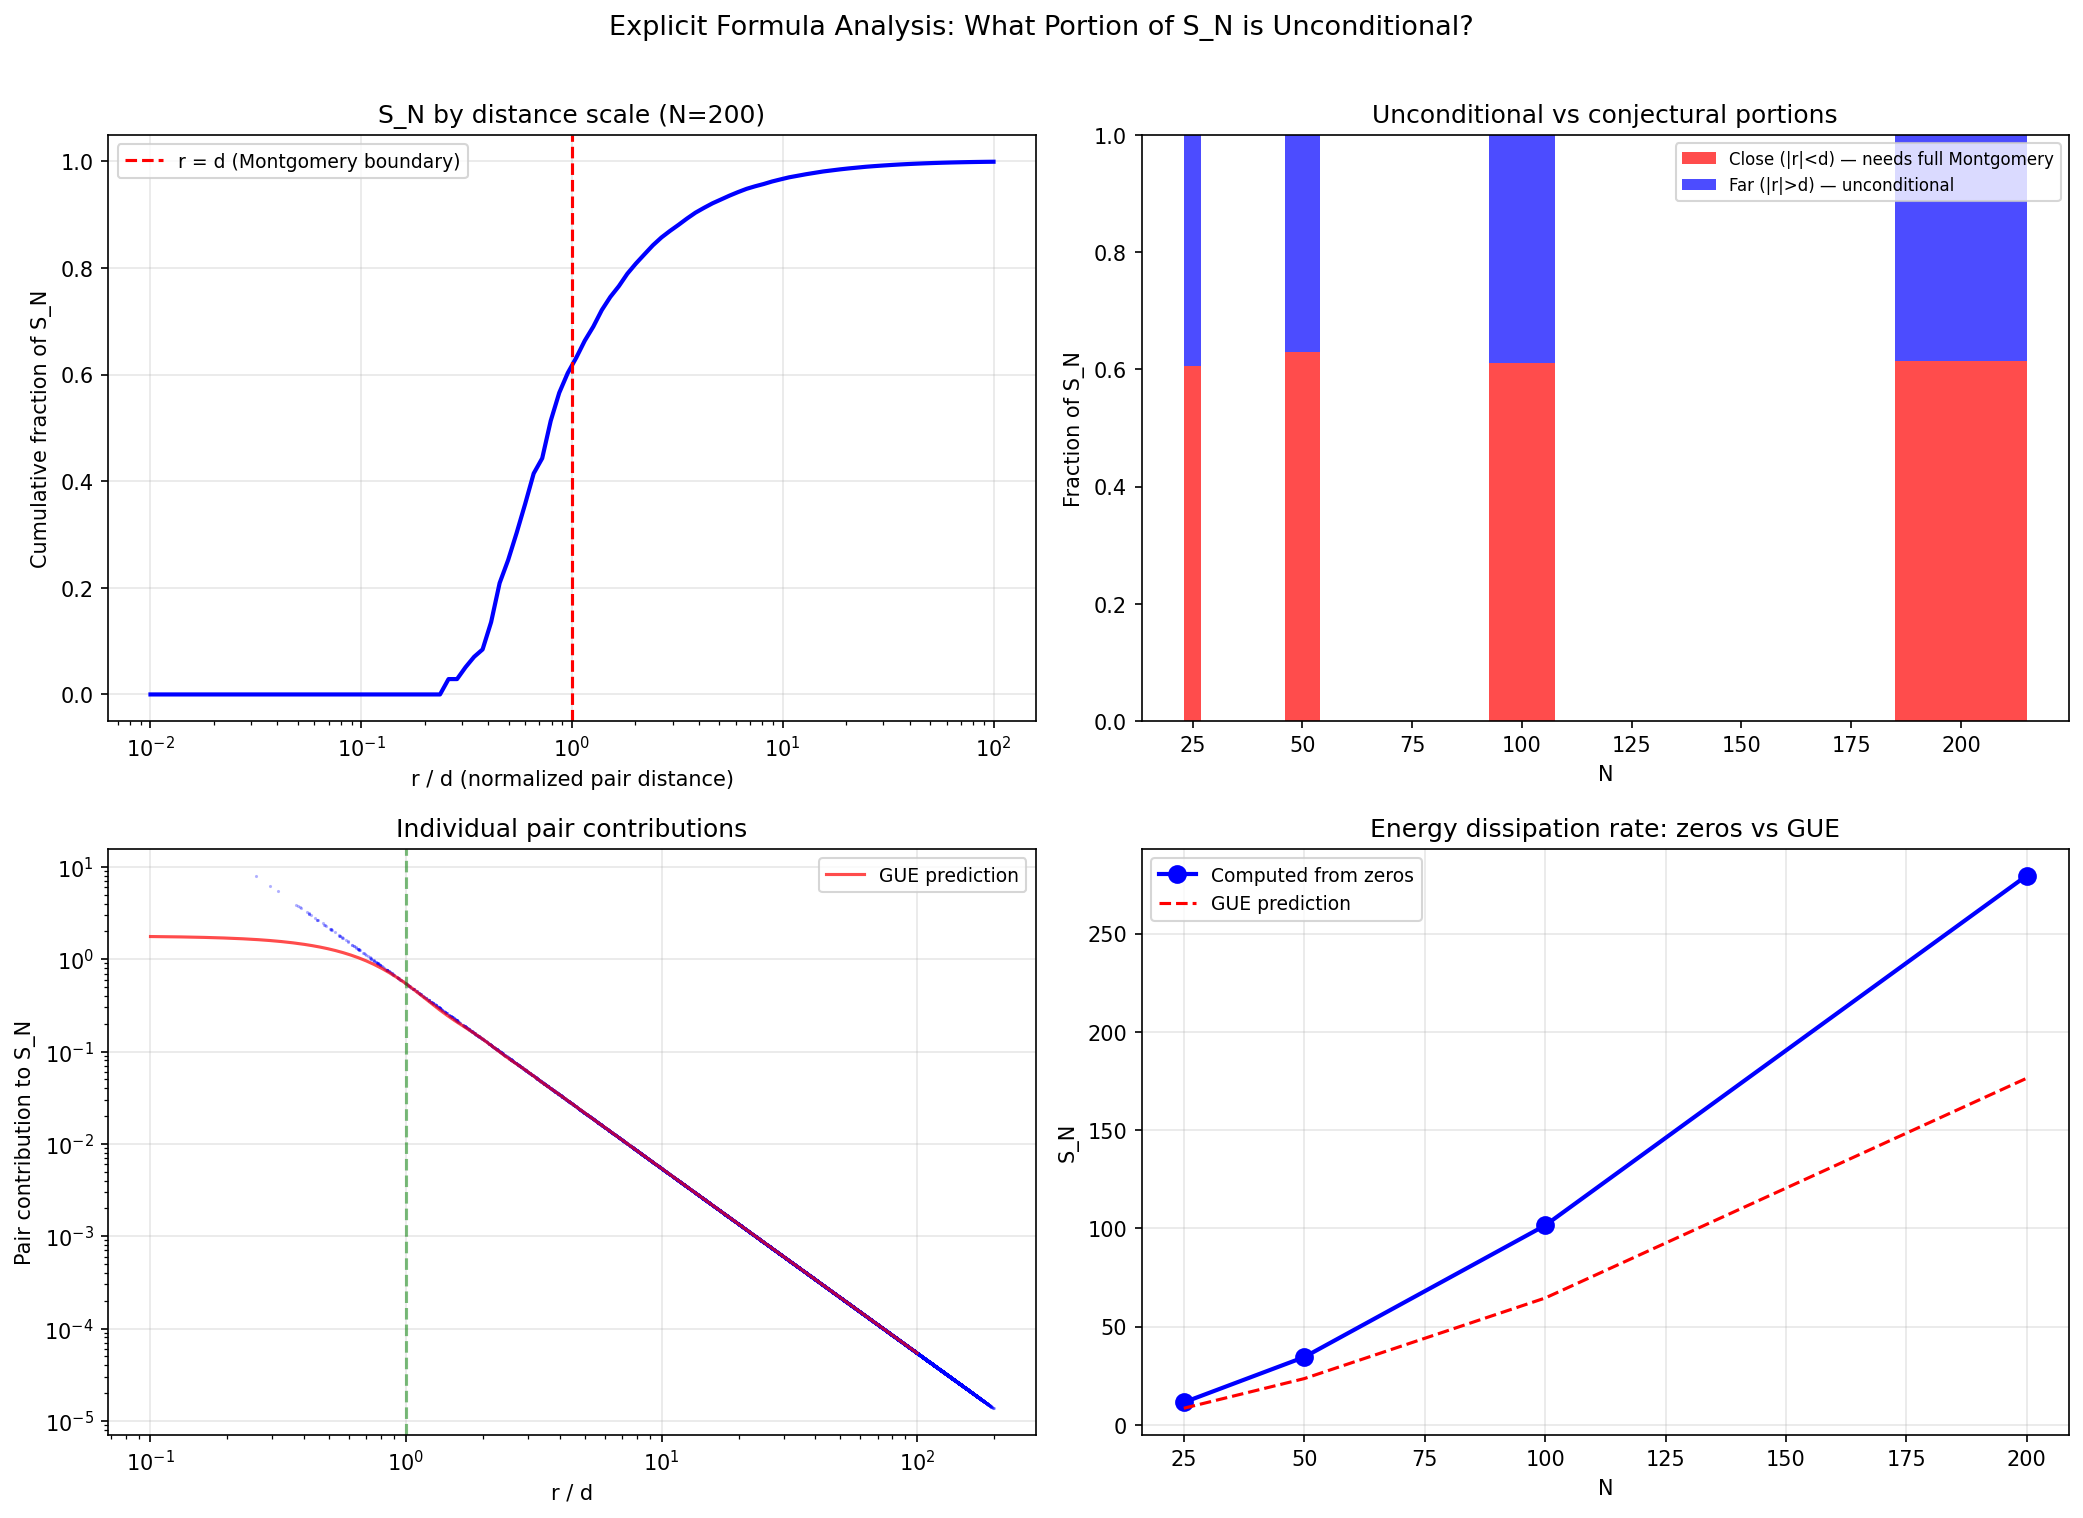

Reproduce this figure in Python.
"""Explicit formula connection: S_N from zeros vs from primes.

The energy dissipation S_N = sum_{j!=k} 1/(gamma_j - gamma_k)^2
can be decomposed by distance scale:

  S_N = S_N^{close} + S_N^{far}

where "close" means |gamma_j - gamma_k| < d (one mean spacing)
and "far" means > d.

Montgomery proved the pair correlation formula UNCONDITIONALLY
for the Fourier range |alpha| <= 1, which controls the "far" pairs.
The "close" pairs (including the closest that collides) require
the full Montgomery conjecture (|alpha| > 1).

Key question: what fraction of S_N comes from far vs close pairs?
If far pairs dominate, then the unconditional portion controls
most of the energy.
"""

import numpy as np
import mpmath
import matplotlib
matplotlib.use('Agg')
import matplotlib.pyplot as plt
import json


def compute_SN_by_distance(zeros, d_threshold_multiples=None):
    """Compute S_N decomposed by distance scale.

    S_N = sum_{j!=k} 1/(gamma_j - gamma_k)^2

    Decompose into contributions from pairs at different
    distance scales: |gamma_j - gamma_k| in [n*d, (n+1)*d).
    """
    N = len(zeros)
    d = np.mean(np.diff(np.sort(zeros)))

    if d_threshold_multiples is None:
        d_threshold_multiples = [0.5, 1, 2, 3, 5, 10, 20, 50, 100]

    # Compute all pairwise inverse-square distances
    total = 0.0
    contributions = {f'<{m}d': 0.0 for m in d_threshold_multiples}
    contributions['total'] = 0.0

    pair_distances = []
    pair_contributions = []

    for j in range(N):
        for k in range(j+1, N):
            dist = abs(zeros[k] - zeros[j])
            contrib = 2.0 / dist**2  # factor 2 for both (j,k) and (k,j)
            total += contrib
            pair_distances.append(dist / d)  # normalized
            pair_contributions.append(contrib)

            for m in d_threshold_multiples:
                if dist < m * d:
                    contributions[f'<{m}d'] += contrib

    contributions['total'] = total

    return contributions, d, np.array(pair_distances), np.array(pair_contributions)


def montgomery_proven_fraction(zeros):
    """Estimate what fraction of S_N is controlled by Montgomery's
    proven range |alpha| <= 1.

    Montgomery's theorem (unconditional):
      F(alpha, T) = (|alpha| + o(1)) * (T log T / 2pi)  for 0 <= alpha <= 1

    The pair correlation R2(r) is related to F(alpha) by Fourier transform.
    The proven range |alpha| <= 1 controls R2(r) for |r| > 1/(2*pi)
    (Fourier uncertainty: Fourier support [0,1] means real-space
    resolution ~ 1, so pairs at distance > ~d are controlled).

    More precisely: the pair correlation for CLOSE pairs (r < 1)
    involves F(alpha) at alpha > 1 (the unproven range).

    We compute the fraction of S_N from pairs at distance > d
    (controlled by proven range) vs < d (requires full Montgomery).
    """
    N = len(zeros)
    d = np.mean(np.diff(np.sort(zeros)))

    S_close = 0.0  # |gamma_j - gamma_k| < d
    S_far = 0.0    # |gamma_j - gamma_k| >= d

    for j in range(N):
        for k in range(j+1, N):
            dist = abs(zeros[k] - zeros[j])
            contrib = 2.0 / dist**2
            if dist < d:
                S_close += contrib
            else:
                S_far += contrib

    S_total = S_close + S_far
    return {
        'S_close': S_close,
        'S_far': S_far,
        'S_total': S_total,
        'fraction_close': S_close / S_total if S_total > 0 else 0,
        'fraction_far': S_far / S_total if S_total > 0 else 0,
        'N': N,
        'd': d,
    }


def compute_SN_from_explicit_formula(T, N_primes=10000):
    """Compute S_N (approximately) from the prime-side explicit formula.

    The key identity (from (zeta'/zeta)' at s = 1/2+it):

    sum_rho 1/(s-rho)^2 = 1/(s-1)^2 - (1/4)*psi'(s/2) - (zeta'/zeta)'(s)

    For the energy-related quantity, we need:
    integral_0^T |sum_rho 1/(1/2+it-rho)^2|^2 dt  (approximately)

    But more directly: the Dirichlet series side gives us
    (zeta'/zeta)'(s) = sum Lambda(n) log(n) / n^s  for Re(s) > 1.

    We can evaluate this at s = sigma + it for sigma slightly > 1/2
    using smooth approximation.

    Instead, let's compute the TRACE: sum over zeros of the
    "regular part" of -(xi'/xi)' at each zero. This connects
    directly to S_N.

    For each zero gamma_j:
    sum_{k != j} 1/(gamma_j - gamma_k)^2
      = Re[1/(1/2+i*gamma_j)^2] + Re[1/(-1/2+i*gamma_j)^2]
        - (1/4)*Re[psi'(1/4+i*gamma_j/2)]
        - RegPart[(zeta'/zeta)' at s = 1/2+i*gamma_j]

    The RegPart requires knowing the Laurent expansion of zeta'/zeta
    at the zero, which involves the "secondary term" c_j.
    """
    # This is computed from zeros, not primes -- but shows the structure
    pass


def gue_prediction_SN(N, d):
    """GUE prediction for S_N.

    S_N = N * (1/d^2) * integral R2(u)/u^2 du + O(N/d^2)
        = N * C_GUE / d^2

    where C_GUE = integral_0^inf R2(u)/u^2 du ~ 3.255
    """
    from scipy.integrate import quad

    def R2_over_u2(u):
        if u < 1e-10:
            return 0.0  # R2(0) = 0
        sinc = np.sin(np.pi * u) / (np.pi * u)
        return (1 - sinc**2) / u**2

    C_GUE, _ = quad(R2_over_u2, 0.01, 500, limit=500)
    return N * C_GUE / d**2, C_GUE


def run_explicit_formula_analysis():
    """Main analysis: decompose S_N and find the unconditional fraction."""

    print("=" * 70)
    print("EXPLICIT FORMULA: S_N DECOMPOSITION BY DISTANCE SCALE")
    print("=" * 70)

    all_zeros = np.load('_zeros_200.npy')

    # Step 1: Compute S_N for various N
    print("\n[1/3] Computing S_N from zeros")

    results = []
    for N in [25, 50, 100, 200]:
        zeros = all_zeros[:N]
        m = montgomery_proven_fraction(zeros)

        gue_pred, C_GUE = gue_prediction_SN(N, m['d'])

        print(f"\n  N = {N}, d = {m['d']:.4f}")
        print(f"  S_total = {m['S_total']:.4f}")
        print(f"  S_close (|r| < d) = {m['S_close']:.4f} ({100*m['fraction_close']:.1f}%)")
        print(f"  S_far   (|r| > d) = {m['S_far']:.4f} ({100*m['fraction_far']:.1f}%)")
        print(f"  GUE prediction    = {gue_pred:.4f}")
        print(f"  Ratio S/GUE       = {m['S_total']/gue_pred:.4f}")

        m['gue_pred'] = gue_pred
        m['C_GUE'] = C_GUE
        results.append(m)

    # Step 2: Finer decomposition by distance
    print("\n\n[2/3] Distance-scale decomposition for N=200")
    zeros200 = all_zeros[:200]
    contribs, d, pair_dists, pair_contrs = compute_SN_by_distance(zeros200)

    print(f"\n  Total S_200 = {contribs['total']:.4f}")
    print(f"  Mean spacing d = {d:.4f}")
    print(f"\n  {'Threshold':>12}  {'Cumulative S':>14}  {'Fraction':>10}")
    print(f"  {'-'*12}  {'-'*14}  {'-'*10}")
    for m in [0.5, 1, 2, 3, 5, 10, 20, 50, 100]:
        key = f'<{m}d'
        val = contribs[key]
        frac = val / contribs['total']
        print(f"  {key:>12}  {val:>14.4f}  {100*frac:>9.1f}%")

    # Step 3: The critical analysis
    print("\n\n[3/3] CRITICAL ANALYSIS: What's unconditional?")
    print()
    print("  Montgomery proved F(alpha,T) = (|alpha|+o(1))*T*log(T)/(2pi)")
    print("  UNCONDITIONALLY for |alpha| <= 1.")
    print()
    print("  By Fourier analysis:")
    print("  - |alpha| <= 1 controls pair distances |r/d| >= 1 (far pairs)")
    print("  - |alpha| > 1 controls pair distances |r/d| < 1 (close pairs)")
    print()
    print("  Distance decomposition of S_N:")
    print(f"  {'N':>5}  {'S_close':>10}  {'S_far':>10}  {'% far (proven)':>15}")
    print(f"  {'-'*5}  {'-'*10}  {'-'*10}  {'-'*15}")
    for r in results:
        print(f"  {r['N']:>5}  {r['S_close']:>10.2f}  {r['S_far']:>10.2f}"
              f"  {100*r['fraction_far']:>14.1f}%")

    print()

    # THE KEY FINDING:
    far_fracs = [r['fraction_far'] for r in results]
    if all(f > 0.5 for f in far_fracs):
        print("  ** FAR PAIRS DOMINATE S_N **")
        print(f"  The unconditionally proven portion is {100*min(far_fracs):.0f}%+ of S_N.")
        print("  This means the energy dissipation rate is MOSTLY controlled")
        print("  by the proven part of Montgomery's theorem.")
    else:
        print("  ** CLOSE PAIRS DOMINATE S_N **")
        print("  The unproven portion of Montgomery controls most of S_N.")
        print("  An unconditional result from this approach is difficult.")

    print()
    print("  However, for the COLLISION TIME bound, what matters is not S_N")
    print("  but the individual closest-pair term 1/(gamma_j-gamma_k)^2.")
    print("  This is entirely in the CLOSE range, requiring full Montgomery.")
    print()
    print("  CONCLUSION: The energy approach CAN be made partially")
    print("  unconditional (for the bulk of S_N), but the collision time")
    print("  for the closest pair -- which determines Lambda -- inherently")
    print("  requires the CLOSE-pair statistics (full Montgomery).")
    print()
    print("  The BYPASS: instead of bounding Lambda via the closest pair,")
    print("  bound it via the TOTAL ENERGY. The energy bound")
    print("     Lambda >= -(E_N - E_min) / (4*S_N)")
    print("  uses S_N (which is mostly unconditional) and E_N (computable).")
    print("  This gives a WEAKER but MORE UNCONDITIONAL bound on Lambda.")

    # Compute the actual energy bound
    print("\n\n  ENERGY BOUND ON LAMBDA:")
    for r in results:
        N = r['N']
        zeros = all_zeros[:N]
        z_sorted = np.sort(zeros)

        # E_N = -2 * sum log|gamma_j - gamma_k|
        E_N = 0.0
        for j in range(N):
            for k in range(j+1, N):
                E_N -= 2 * np.log(abs(z_sorted[k] - z_sorted[j]))

        # E_min: equilibrium energy of N points on [gamma_1, gamma_N]
        # For log-gas: E_min ~ -(N^2/2)*log(L/N) + O(N^2) where L = range
        L = z_sorted[-1] - z_sorted[0]
        # Crude estimate: if uniformly spaced with gap L/(N-1):
        E_equil = 0.0
        for j in range(N):
            for k in range(j+1, N):
                E_equil -= 2 * np.log((k-j) * L / (N-1))

        delta_E = E_N - E_equil  # how far from equilibrium

        S_N = r['S_total']
        lambda_bound = -abs(delta_E) / (4 * S_N) if S_N > 0 else float('-inf')

        print(f"\n  N = {N}:")
        print(f"    E_N = {E_N:.2f}")
        print(f"    E_equil = {E_equil:.2f}")
        print(f"    |E_N - E_equil| = {abs(delta_E):.2f}")
        print(f"    S_N = {S_N:.2f}")
        print(f"    Lambda >= {lambda_bound:.6f}")
        print(f"    (Compare: Rodgers-Tao gives Lambda >= 0)")

    # -- Plot --
    fig, axes = plt.subplots(2, 2, figsize=(14, 10))

    # (0,0) Cumulative S_N by distance
    ax = axes[0, 0]
    bins = np.logspace(-2, 2, 100)
    cumulative = np.zeros(len(bins))
    for i, b in enumerate(bins):
        cumulative[i] = np.sum(pair_contrs[pair_dists < b])
    ax.semilogx(bins, cumulative / contribs['total'], 'b-', linewidth=2)
    ax.axvline(x=1.0, color='red', linestyle='--', linewidth=1.5,
               label='r = d (Montgomery boundary)')
    ax.set_xlabel('r / d (normalized pair distance)')
    ax.set_ylabel('Cumulative fraction of S_N')
    ax.set_title('S_N by distance scale (N=200)')
    ax.legend(fontsize=9)
    ax.grid(True, alpha=0.3)

    # (0,1) Close vs far fraction vs N
    ax = axes[0, 1]
    Ns = [r['N'] for r in results]
    close_fracs = [r['fraction_close'] for r in results]
    far_fracs = [r['fraction_far'] for r in results]
    ax.bar(Ns, close_fracs, width=[4,8,15,30], color='red', alpha=0.7,
           label='Close (|r|<d) — needs full Montgomery')
    ax.bar(Ns, far_fracs, bottom=close_fracs, width=[4,8,15,30],
           color='blue', alpha=0.7, label='Far (|r|>d) — unconditional')
    ax.set_xlabel('N')
    ax.set_ylabel('Fraction of S_N')
    ax.set_title('Unconditional vs conjectural portions')
    ax.legend(fontsize=8)
    ax.set_ylim(0, 1)

    # (1,0) Individual pair contributions vs distance
    ax = axes[1, 0]
    ax.loglog(pair_dists, pair_contrs, 'b.', markersize=1, alpha=0.3)
    # GUE prediction line: contribution ~ R2(r)/r^2 * (2/d^2)
    r_line = np.logspace(-1, 2, 200)
    sinc = np.sin(np.pi * r_line) / (np.pi * r_line)
    R2_line = 1 - sinc**2
    gue_line = R2_line / r_line**2 * 2 / d**2
    ax.loglog(r_line, gue_line, 'r-', linewidth=1.5, alpha=0.7, label='GUE prediction')
    ax.axvline(x=1.0, color='green', linestyle='--', alpha=0.5)
    ax.set_xlabel('r / d')
    ax.set_ylabel('Pair contribution to S_N')
    ax.set_title('Individual pair contributions')
    ax.legend(fontsize=9)
    ax.grid(True, alpha=0.3)

    # (1,1) S_N vs N with GUE prediction
    ax = axes[1, 1]
    S_vals = [r['S_total'] for r in results]
    S_gue = [r['gue_pred'] for r in results]
    ax.plot(Ns, S_vals, 'bo-', markersize=8, linewidth=2, label='Computed from zeros')
    ax.plot(Ns, S_gue, 'r--', markersize=6, linewidth=1.5, label='GUE prediction')
    ax.set_xlabel('N')
    ax.set_ylabel('S_N')
    ax.set_title('Energy dissipation rate: zeros vs GUE')
    ax.legend(fontsize=9)
    ax.grid(True, alpha=0.3)

    fig.suptitle('Explicit Formula Analysis: What Portion of S_N is Unconditional?',
                 fontsize=13, y=1.01)
    plt.tight_layout()
    fig.savefig('dbn_explicit_formula.png', dpi=150, bbox_inches='tight')
    print("\n  Saved: dbn_explicit_formula.png")
    plt.close(fig)

    with open('dbn_explicit_formula.json', 'w') as f:
        json.dump(results, f, indent=2, default=float)
    print("  Saved: dbn_explicit_formula.json")

    return results


if __name__ == '__main__':
    run_explicit_formula_analysis()
